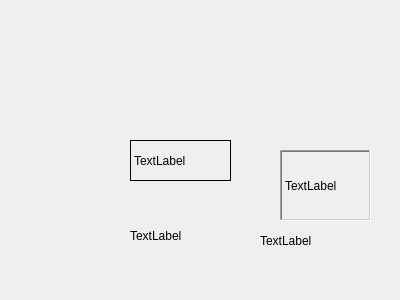
<?xml version="1.0" encoding="UTF-8"?>
<ui version="4.0">
 <class>Widget</class>
 <widget class="QWidget" name="Widget">
  <property name="geometry">
   <rect>
    <x>0</x>
    <y>0</y>
    <width>400</width>
    <height>300</height>
   </rect>
  </property>
  <property name="windowTitle">
   <string>Widget</string>
  </property>
  <widget class="MyLabel" name="label">
   <property name="geometry">
    <rect>
     <x>130</x>
     <y>140</y>
     <width>101</width>
     <height>41</height>
    </rect>
   </property>
   <property name="frameShape">
    <enum>QFrame::Box</enum>
   </property>
   <property name="text">
    <string>TextLabel</string>
   </property>
  </widget>
  <widget class="QLabel" name="label_2">
   <property name="geometry">
    <rect>
     <x>130</x>
     <y>210</y>
     <width>101</width>
     <height>51</height>
    </rect>
   </property>
   <property name="text">
    <string>TextLabel</string>
   </property>
  </widget>
  <widget class="QLabel" name="label_3">
   <property name="geometry">
    <rect>
     <x>260</x>
     <y>220</y>
     <width>91</width>
     <height>41</height>
    </rect>
   </property>
   <property name="text">
    <string>TextLabel</string>
   </property>
  </widget>
  <widget class="QLabel" name="label_4">
   <property name="geometry">
    <rect>
     <x>280</x>
     <y>150</y>
     <width>91</width>
     <height>71</height>
    </rect>
   </property>
   <property name="frameShape">
    <enum>QFrame::WinPanel</enum>
   </property>
   <property name="frameShadow">
    <enum>QFrame::Sunken</enum>
   </property>
   <property name="text">
    <string>TextLabel</string>
   </property>
  </widget>
 </widget>
 <layoutdefault spacing="6" margin="11"/>
 <customwidgets>
  <customwidget>
   <class>MyLabel</class>
   <extends>QLabel</extends>
   <header>mylabel.h</header>
  </customwidget>
 </customwidgets>
 <resources/>
 <connections/>
</ui>
